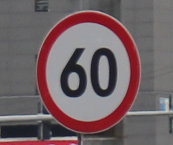
#> input picture traffic_Data/DATA/mix/005_1_0004.png, 173 x 145 px, found by its file name; its folder holds only this picture in this run
$ python main5.py
#> lines starting #> are read from the running program, lines starting #| are printed output that depends on the picture; after the words box and inside, x2 and y2 are one past the last pixel; in counts of white or black regions, pixels touching at a corner belong together
import cv2
import numpy as np
import os
import shutil
import matplotlib.pyplot as plt

def clean_output_folder(output_folder):
    """Önceki sınıflandırma çıktılarını temizler"""
    if os.path.exists(output_folder):
        shutil.rmtree(output_folder)
    os.makedirs(output_folder)

def detect_shape(contour):
    """Konturun şeklini tespit eden gelişmiş fonksiyon"""
    # Konturun yaklaşık şeklini hesapla
    perimeter = cv2.arcLength(contour, True)
    approx = cv2.approxPolyDP(contour, 0.01 * perimeter, True)

    # Şekli belirle
    num_vertices = len(approx)

    if num_vertices == 3:
        return 'triangle', num_vertices
    elif num_vertices == 4:
        # Kare mi, dikdörtgen mi kontrolü
        x, y, w, h = cv2.boundingRect(approx)
        aspect_ratio = float(w) / h
        return 'rectangle' if 0.9 <= aspect_ratio <= 1.1 else 'rectangle', num_vertices
    elif num_vertices == 8:
        return 'octagon', num_vertices
    elif num_vertices > 8:
        return 'circle', num_vertices
    else:
        return 'unknown', num_vertices

def classify_traffic_symbols(input_folder, output_folder):
    # Çıktı klasörünü temizle
#> called with input_folder = 'traffic_Data\\DATA\\mix', output_folder = 'classified_symbols'
    clean_output_folder(output_folder)

    # Şekil klasörlerini oluştur
    shapes = ['triangle', 'circle', 'rectangle', 'octagon', 'unknown']
    for shape in shapes:
        os.makedirs(os.path.join(output_folder, shape), exist_ok=True)

    # Tüm resimleri işle
    for filename in os.listdir(input_folder):
        # Yalnızca resim dosyalarını işle
        if not filename.lower().endswith(('.png', '.jpg', '.jpeg', '.bmp', '.gif')):
            continue

        # Resmi oku
        image_path = os.path.join(input_folder, filename)
        image = cv2.imread(image_path)
#> image is the input picture: shape (145, 173, 3); mean B, G, R 101.2, 97.9, 113.3

        # Resim okunamazsa atla
        if image is None:
            print(f"Resim okunamadı: {filename}")
            continue

        # Görüntüyü önişleme
        # Gri tonlamaya çevir
        gray = cv2.cvtColor(image, cv2.COLOR_BGR2GRAY)
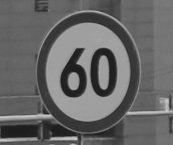
#> gray: shape (145, 173); min 26, max 203, mean 102.9

        # Bulanıklaştırma (Gürültüyü azaltmak için)
        blurred = cv2.GaussianBlur(gray, (5, 5), 0)
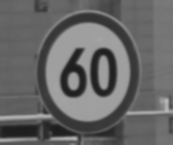
#> blurred: shape (145, 173); min 29, max 187, mean 102.9

        # Çoklu eşikleme teknikleri
        methods = [
            ('Otsu Binary', cv2.threshold(blurred, 0, 255, cv2.THRESH_BINARY_INV + cv2.THRESH_OTSU)[1]),
            ('Adaptive Gaussian', cv2.adaptiveThreshold(blurred, 255,
                                    cv2.ADAPTIVE_THRESH_GAUSSIAN_C,
                                    cv2.THRESH_BINARY_INV, 11, 2)),
            ('Adaptive Mean', cv2.adaptiveThreshold(blurred, 255,
                                cv2.ADAPTIVE_THRESH_MEAN_C,
                                cv2.THRESH_BINARY_INV, 11, 2))
        ]

        # En büyük alan ve şekli saklamak için değişkenler
        largest_area = 0
        best_shape = None
        best_vertices = 0
        best_method_name = None
        best_contour = None

        # Her yöntem için kontrol
        for method_name, thresh in methods:
            # Kenarları tespit et
            edges = cv2.Canny(thresh, 50, 200)

            # Konturları bul
            contours, _ = cv2.findContours(edges, cv2.RETR_EXTERNAL, cv2.CHAIN_APPROX_SIMPLE)

            # Kontür alan filtresi
            contours = [cnt for cnt in contours if cv2.contourArea(cnt) > 100]

            if contours:
                # Her kontür için şekil tespiti
                for contour in contours:
                    # Konturun yaklaşık şeklini hesapla
                    perimeter = cv2.arcLength(contour, True)
                    approx = cv2.approxPolyDP(contour, 0.09 * perimeter, True)

                    # Alan ve şekil bilgisi
                    area = cv2.contourArea(contour)
                    shape, vertices = detect_shape(contour)

                    # En büyük alanı ve ilgili bilgileri güncelle
                    if area > largest_area:
                        largest_area = area
                        best_shape = shape
                        best_vertices = vertices
                        best_method_name = method_name
                        best_contour = contour
#> this loop made 3 passes
#> method_name on passes 1 to 3: 'Otsu Binary', 'Adaptive Gaussian', 'Adaptive Mean'
#> pass 1, in classify_traffic_symbols, `edges = cv2.Canny(thresh, 50, 200)`:
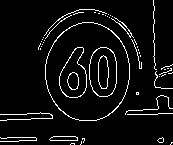
#> edges: shape (145, 173); 6% white in thin lines or dots
#> pass 2, in classify_traffic_symbols, `edges = cv2.Canny(thresh, 50, 200)`:
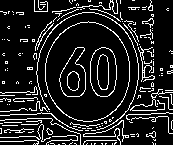
#> edges: shape (145, 173); 13.5% white in thin lines or dots
#> pass 3, in classify_traffic_symbols, `edges = cv2.Canny(thresh, 50, 200)`:
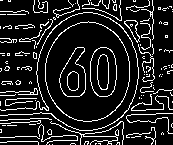
#> edges: shape (145, 173); 13.7% white in thin lines or dots
#> after the loop, best_contour = contour of 139 points, box (x1, y1, x2, y2) (45, 21, 130, 122), area 6627; best_method_name = 'Adaptive Gaussian'; best_shape = 'circle'; best_vertices = 13; largest_area = 6627

        # Eğer hiçbir yöntemle kontür bulunamadıysa atla
        if best_contour is None:
            print(f"Kontür bulunamadı: {filename}")
            continue

        # Resmi ilgili klasöre kopyala
        output_path = os.path.join(output_folder, best_shape, filename)
        shutil.copy(image_path, output_path)

        # Görselleştirme
        plt.figure(figsize=(20,6))

        # Orijinal görüntü ve kontür çizilmiş görüntü
        plt.subplot(1, 2, 1)
        plt.title('Orijinal')
        plt.imshow(cv2.cvtColor(image, cv2.COLOR_BGR2RGB))
        plt.axis('off')

        # Kontürler çizilmiş görüntü
        img_with_contours = image.copy()
        cv2.drawContours(img_with_contours, [best_contour], -1, (0,255,0), 3)
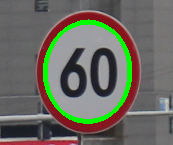
#> img_with_contours: shape (145, 173, 3); 5.25% of pixels changed, all inside (x1, y1, x2, y2) = (43, 19, 132, 124)

        plt.subplot(1, 2, 2)
        plt.title(f'Şekil: {best_shape} (Köşe Sayısı: {best_vertices})\nYöntem: {best_method_name}')
        plt.imshow(cv2.cvtColor(img_with_contours, cv2.COLOR_BGR2RGB))
        plt.axis('off')

        plt.tight_layout()
        plt.show()
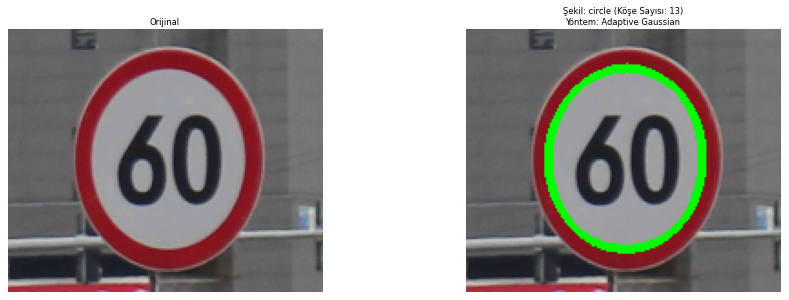
#> figure drawn by matplotlib, 2 panels

    print("Sınıflandırma tamamlandı!")

# Kullanım örneği
input_folder = 'traffic_Data\DATA\mix'  # Giriş klasörü
output_folder = 'classified_symbols'  # Çıkış klasörü

classify_traffic_symbols(input_folder, output_folder)

$ run again, on traffic_Data/DATA/mix/038_1_0006.png
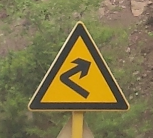
#> input picture traffic_Data/DATA/mix/038_1_0006.png, 153 x 138 px, found by its file name
#> in classify_traffic_symbols, image is the input picture: shape (138, 153, 3); mean B, G, R 75.7, 117.3, 127.7
#> the loop in classify_traffic_symbols, `for method_name, thresh in methods:` made 3 passes
#> method_name on passes 1 to 3: 'Otsu Binary', 'Adaptive Gaussian', 'Adaptive Mean'
#> pass 1, in classify_traffic_symbols, `edges = cv2.Canny(thresh, 50, 200)`:
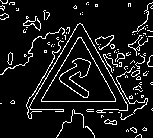
#> edges: shape (138, 153); 9.4% white in thin lines or dots
#> after the loop in classify_traffic_symbols, `for method_name, thresh in methods:`: best_contour = contour of 148 points, box (x1, y1, x2, y2) (29, 23, 128, 110), area 4391; best_method_name = 'Adaptive Gaussian'; best_shape = 'rectangle'; best_vertices = 4; largest_area = 4391
#> img_with_contours: shape (138, 153, 3); 6.36% of pixels changed, all inside (x1, y1, x2, y2) = (27, 21, 130, 112)
#> in classify_traffic_symbols, `plt.show()`:
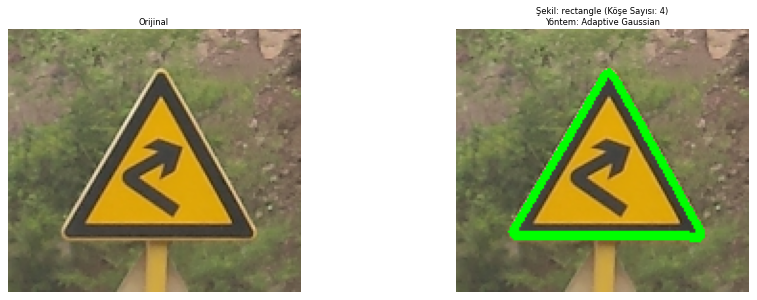
#> figure drawn by matplotlib, 2 panels

$ run again, on traffic_Data/DATA/mix/005_1_0006.png
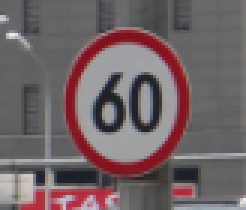
#> input picture traffic_Data/DATA/mix/005_1_0006.png, 82 x 70 px, found by its file name (shown 3 times larger)
#> in classify_traffic_symbols, image is the input picture: shape (70, 82, 3); mean B, G, R 102.2, 99, 113
#> the loop in classify_traffic_symbols, `for method_name, thresh in methods:` made 3 passes
#> method_name on passes 1 to 3: 'Otsu Binary', 'Adaptive Gaussian', 'Adaptive Mean'
#> pass 1, in classify_traffic_symbols, `edges = cv2.Canny(thresh, 50, 200)`:
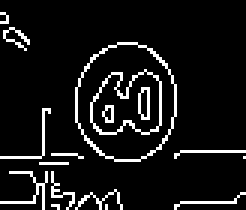
#> edges: shape (70, 82) (shown 3 times larger); 8.5% white in thin lines or dots
#> after the loop in classify_traffic_symbols, `for method_name, thresh in methods:`: best_contour = contour of 58 points, box (x1, y1, x2, y2) (24, 13, 59, 54), area 1080; best_method_name = 'Adaptive Gaussian'; best_shape = 'circle'; best_vertices = 13; largest_area = 1079.5
#> img_with_contours: shape (70, 82, 3); 9.32% of pixels changed, all inside (x1, y1, x2, y2) = (22, 11, 61, 56)
#> in classify_traffic_symbols, `plt.show()`:
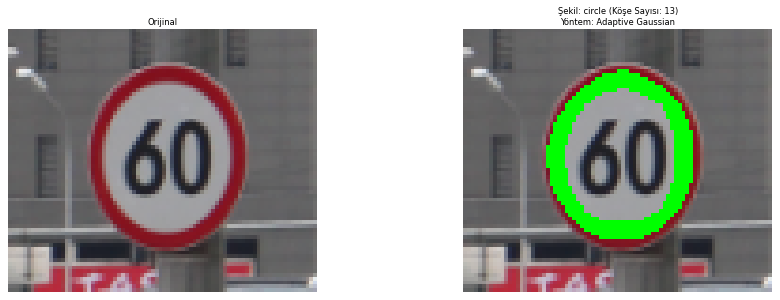
#> figure drawn by matplotlib, 2 panels

$ run again, on traffic_Data/DATA/mix/038_1_0001.png
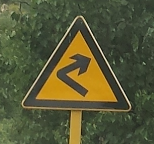
#> input picture traffic_Data/DATA/mix/038_1_0001.png, 154 x 144 px, found by its file name
#> in classify_traffic_symbols, image is the input picture: shape (144, 154, 3); mean B, G, R 55.1, 87.4, 86.1
#> the loop in classify_traffic_symbols, `for method_name, thresh in methods:` made 3 passes
#> method_name on passes 1 to 3: 'Otsu Binary', 'Adaptive Gaussian', 'Adaptive Mean'
#> after the loop in classify_traffic_symbols, `for method_name, thresh in methods:`: best_contour = contour of 155 points, box (x1, y1, x2, y2) (23, 18, 129, 109), area 4896; best_method_name = 'Adaptive Mean'; best_shape = 'triangle'; best_vertices = 3; largest_area = 4895.5
#> img_with_contours: shape (144, 154, 3); 6.36% of pixels changed, all inside (x1, y1, x2, y2) = (21, 16, 131, 111)
#> in classify_traffic_symbols, `plt.show()`:
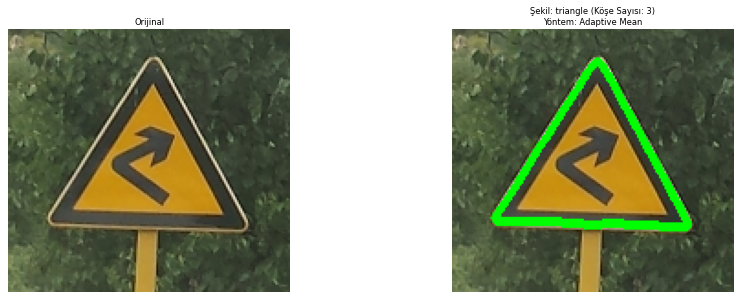
#> figure drawn by matplotlib, 2 panels
